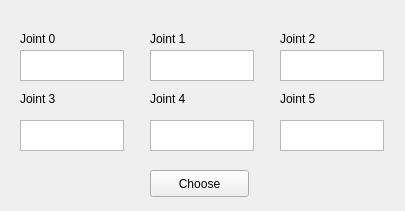
<?xml version="1.0" encoding="UTF-8"?>
<ui version="4.0">
 <class>Form</class>
 <widget class="QWidget" name="Form">
  <property name="geometry">
   <rect>
    <x>0</x>
    <y>0</y>
    <width>405</width>
    <height>211</height>
   </rect>
  </property>
  <property name="windowTitle">
   <string>Form</string>
  </property>
  <widget class="QPushButton" name="pushButton">
   <property name="geometry">
    <rect>
     <x>150</x>
     <y>170</y>
     <width>99</width>
     <height>27</height>
    </rect>
   </property>
   <property name="text">
    <string>Choose</string>
   </property>
  </widget>
  <widget class="QLabel" name="label">
   <property name="geometry">
    <rect>
     <x>20</x>
     <y>30</y>
     <width>51</width>
     <height>17</height>
    </rect>
   </property>
   <property name="text">
    <string>Joint 0</string>
   </property>
  </widget>
  <widget class="QLabel" name="label_2">
   <property name="geometry">
    <rect>
     <x>150</x>
     <y>30</y>
     <width>51</width>
     <height>17</height>
    </rect>
   </property>
   <property name="text">
    <string>Joint 1</string>
   </property>
  </widget>
  <widget class="QLabel" name="label_3">
   <property name="geometry">
    <rect>
     <x>280</x>
     <y>30</y>
     <width>51</width>
     <height>17</height>
    </rect>
   </property>
   <property name="text">
    <string>Joint 2</string>
   </property>
  </widget>
  <widget class="QLabel" name="label_4">
   <property name="geometry">
    <rect>
     <x>20</x>
     <y>90</y>
     <width>51</width>
     <height>17</height>
    </rect>
   </property>
   <property name="text">
    <string>Joint 3</string>
   </property>
  </widget>
  <widget class="QLabel" name="label_5">
   <property name="geometry">
    <rect>
     <x>150</x>
     <y>90</y>
     <width>51</width>
     <height>17</height>
    </rect>
   </property>
   <property name="text">
    <string>Joint 4</string>
   </property>
  </widget>
  <widget class="QLabel" name="label_6">
   <property name="geometry">
    <rect>
     <x>280</x>
     <y>90</y>
     <width>51</width>
     <height>17</height>
    </rect>
   </property>
   <property name="text">
    <string>Joint 5</string>
   </property>
  </widget>
  <widget class="QTextEdit" name="textEdit">
   <property name="geometry">
    <rect>
     <x>20</x>
     <y>50</y>
     <width>104</width>
     <height>31</height>
    </rect>
   </property>
  </widget>
  <widget class="QTextEdit" name="textEdit_2">
   <property name="geometry">
    <rect>
     <x>150</x>
     <y>50</y>
     <width>104</width>
     <height>31</height>
    </rect>
   </property>
  </widget>
  <widget class="QTextEdit" name="textEdit_3">
   <property name="geometry">
    <rect>
     <x>280</x>
     <y>50</y>
     <width>104</width>
     <height>31</height>
    </rect>
   </property>
   <property name="autoFillBackground">
    <bool>false</bool>
   </property>
  </widget>
  <widget class="QTextEdit" name="textEdit_4">
   <property name="geometry">
    <rect>
     <x>20</x>
     <y>120</y>
     <width>104</width>
     <height>31</height>
    </rect>
   </property>
  </widget>
  <widget class="QTextEdit" name="textEdit_5">
   <property name="geometry">
    <rect>
     <x>150</x>
     <y>120</y>
     <width>104</width>
     <height>31</height>
    </rect>
   </property>
  </widget>
  <widget class="QTextEdit" name="textEdit_6">
   <property name="geometry">
    <rect>
     <x>280</x>
     <y>120</y>
     <width>104</width>
     <height>31</height>
    </rect>
   </property>
  </widget>
 </widget>
 <resources/>
 <connections>
  <connection>
   <sender>pushButton</sender>
   <signal>clicked()</signal>
   <receiver>Form</receiver>
   <slot>Set_angle()</slot>
   <hints>
    <hint type="sourcelabel">
     <x>216</x>
     <y>188</y>
    </hint>
    <hint type="destinationlabel">
     <x>275</x>
     <y>185</y>
    </hint>
   </hints>
  </connection>
 </connections>
 <slots>
  <slot>Set_angle()</slot>
 </slots>
</ui>
